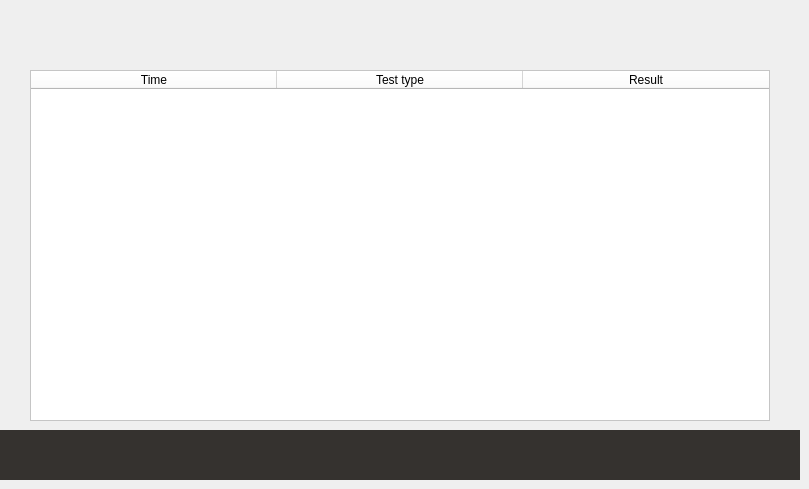
   <widget class="QWidget" name="ConsultMeasurementsPage">
    <widget class="QPushButton" name="ConsultMeasurementsBackButton">
     <property name="geometry">
      <rect>
       <x>732</x>
       <y>12</y>
       <width>58</width>
       <height>58</height>
      </rect>
     </property>
     <property name="focusPolicy">
      <enum>Qt::StrongFocus</enum>
     </property>
     <property name="styleSheet">
      <string notr="true">background: qlineargradient(spread:pad, x1:0, y1:0, x2:1, y2:1, stop:0 rgba(0, 0, 0, 0));
image: url(:/Images/return.png);
border: none;
outline: none;</string>
     </property>
     <property name="text">
      <string/>
     </property>
     <property name="autoDefault">
      <bool>false</bool>
     </property>
     <property name="default">
      <bool>false</bool>
     </property>
     <property name="flat">
      <bool>true</bool>
     </property>
    </widget>
    <widget class="QLabel" name="ConsultFeedbackLabel">
     <property name="geometry">
      <rect>
       <x>0</x>
       <y>430</y>
       <width>800</width>
       <height>50</height>
      </rect>
     </property>
     <property name="styleSheet">
      <string notr="true">background-color: rgb(53, 50, 47);
color: #FFFFFF;</string>
     </property>
     <property name="text">
      <string/>
     </property>
     <property name="alignment">
      <set>Qt::AlignCenter</set>
     </property>
    </widget>
    <widget class="QTableWidget" name="tableWidget">
     <property name="geometry">
      <rect>
       <x>30</x>
       <y>70</y>
       <width>740</width>
       <height>351</height>
      </rect>
     </property>
     <property name="styleSheet">
      <string notr="true">background-image: url(:/Images/white.png);
background-color: rgb(255, 255, 255);
outline: none;</string>
     </property>
     <property name="verticalScrollBarPolicy">
      <enum>Qt::ScrollBarAlwaysOff</enum>
     </property>
     <property name="horizontalScrollBarPolicy">
      <enum>Qt::ScrollBarAlwaysOff</enum>
     </property>
     <property name="sizeAdjustPolicy">
      <enum>QAbstractScrollArea::AdjustIgnored</enum>
     </property>
     <property name="autoScroll">
      <bool>false</bool>
     </property>
     <property name="autoScrollMargin">
      <number>16</number>
     </property>
     <property name="editTriggers">
      <set>QAbstractItemView::NoEditTriggers</set>
     </property>
     <property name="showDropIndicator" stdset="0">
      <bool>true</bool>
     </property>
     <property name="alternatingRowColors">
      <bool>true</bool>
     </property>
     <property name="showGrid">
      <bool>false</bool>
     </property>
     <property name="gridStyle">
      <enum>Qt::SolidLine</enum>
     </property>
     <property name="sortingEnabled">
      <bool>false</bool>
     </property>
     <property name="wordWrap">
      <bool>true</bool>
     </property>
     <property name="cornerButtonEnabled">
      <bool>false</bool>
     </property>
     <property name="rowCount">
      <number>0</number>
     </property>
     <property name="columnCount">
      <number>3</number>
     </property>
     <attribute name="horizontalHeaderCascadingSectionResizes">
      <bool>false</bool>
     </attribute>
     <attribute name="horizontalHeaderMinimumSectionSize">
      <number>230</number>
     </attribute>
     <attribute name="horizontalHeaderDefaultSectionSize">
      <number>246</number>
     </attribute>
     <attribute name="horizontalHeaderShowSortIndicator" stdset="0">
      <bool>false</bool>
     </attribute>
     <attribute name="horizontalHeaderStretchLastSection">
      <bool>false</bool>
     </attribute>
     <attribute name="verticalHeaderVisible">
      <bool>false</bool>
     </attribute>
     <column>
      <property name="text">
       <string>Time</string>
      </property>
     </column>
     <column>
      <property name="text">
       <string>Test type</string>
      </property>
     </column>
     <column>
      <property name="text">
       <string>Result</string>
      </property>
     </column>
    </widget>
   </widget>
